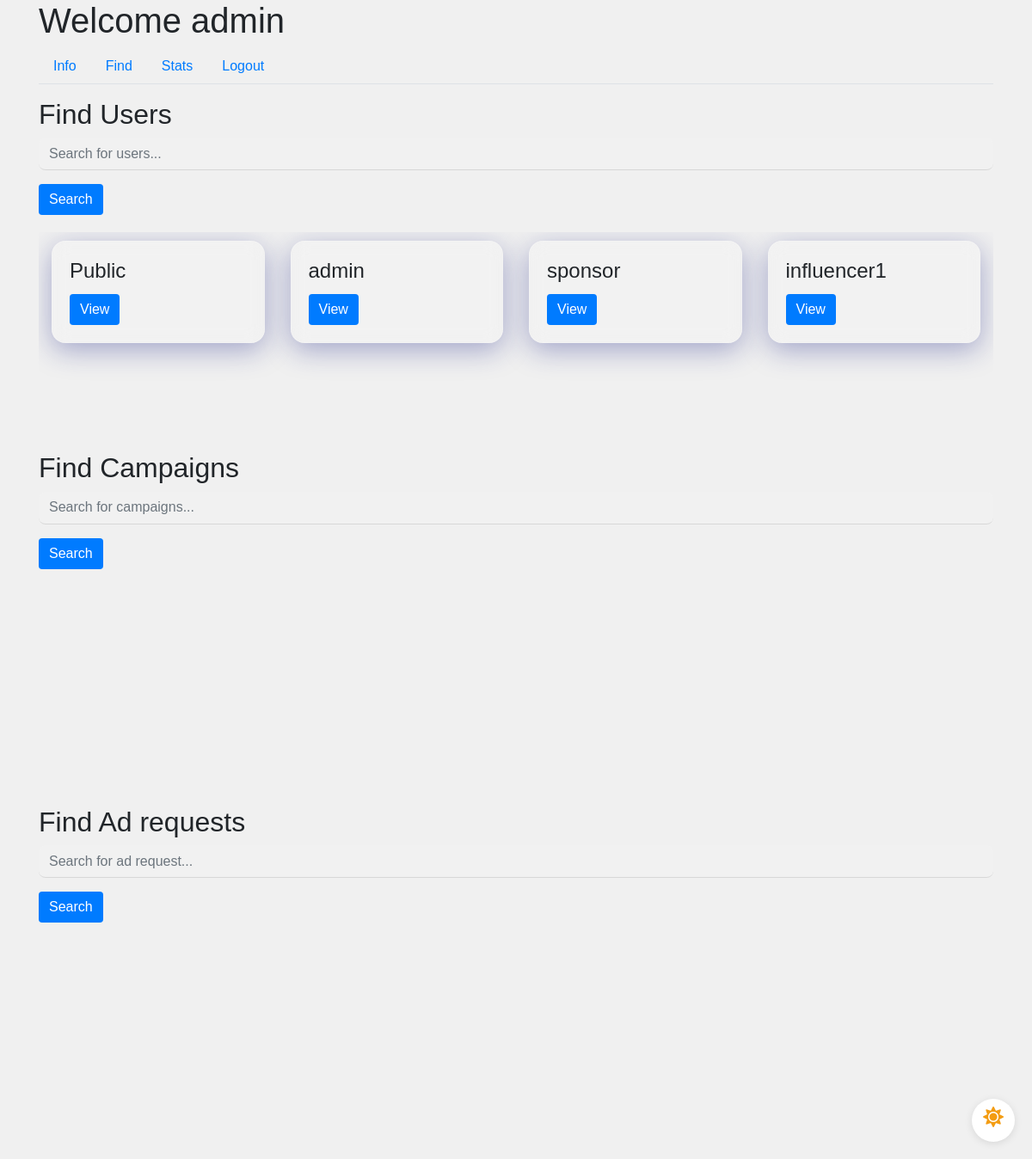
/admin/find (signed in), run on an earlier commit of the app's database.
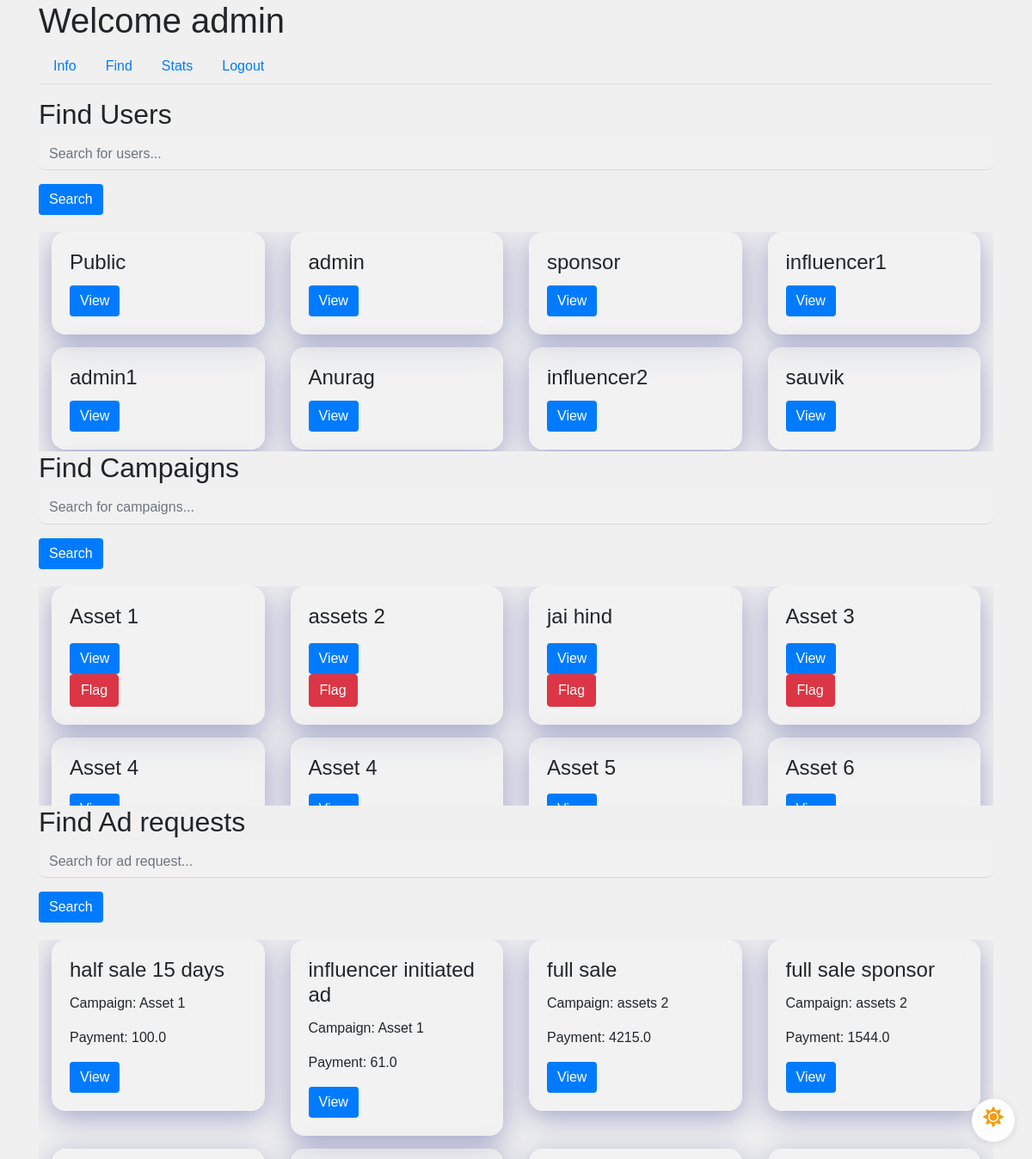
And on a later commit of the database.
### app/models.py (models this page shows, shortened)
class User(UserMixin, db.Model):
    id = db.Column(db.Integer, primary_key=True)
    username = db.Column(db.String(64), unique=True, nullable=False)
    email = db.Column(db.String(120), unique=True, nullable=False)
    password_hash = db.Column(db.String(128), nullable=False)
    role = db.Column(db.String(20), nullable=False)
    industry = db.Column(db.String(120))  # For Sponsors
    platforms = db.Column(db.Text)  # For Influencers
    category = db.Column(db.String(120))  # For Influencers
    niche = db.Column(db.String(120))  # For Influencers
    profile_pic = db.Column(db.String(20), nullable=False, default='download.png')
    flag = db.Column(db.Boolean, default=False, nullable=False)  # Add flag column

class Campaign(db.Model):
    id = db.Column(db.Integer, primary_key=True)
    name = db.Column(db.String(100), nullable=False)
    description = db.Column(db.Text, nullable=False)
    budget = db.Column(db.Float, nullable=False)
    visibility = db.Column(db.String(10), nullable=False)  # 'public', 'private'
    start_date = db.Column(db.Date, nullable=False)
    end_date = db.Column(db.Date, nullable=False)
    user_id = db.Column(db.Integer, db.ForeignKey('user.id'), nullable=False)
    ad_requests = db.relationship('AdRequest', backref='campaign', lazy=True)
    flag = db.Column(db.Boolean, default=False, nullable=False)  # Add flag column

class AdRequest(db.Model):
    id = db.Column(db.Integer, primary_key=True)
    campaign_id = db.Column(db.Integer, db.ForeignKey('campaign.id'), nullable=False)
    influencer_id = db.Column(db.Integer, db.ForeignKey('user.id'), nullable=False)
    requirements = db.Column(db.Text, nullable=False)
    payment_amount = db.Column(db.Float, nullable=False)
    status_influencer = db.Column(db.String(10), nullable=False)
    status_sponsor = db.Column(db.String(10), nullable=False)

### app/routes.py (the view)
@main.route('/admin/find')
@login_required
def admin_find():
    if current_user.role == 'admin':
        campaigns = Campaign.query.all()
        ad_requests = AdRequest.query.all()
        search_query1 = request.args.get('search-user','')
        if search_query1:
            users = User.query.filter(
                or_(
                    User.username.ilike(f"%{search_query1}%"),
                    User.platforms.ilike(f"%{search_query1}%"),
                    User.role.ilike(f"%{search_query1}%"),
                    User.industry.ilike(f"%{search_query1}%"),
                    User.category.ilike(f"%{search_query1}%"),
                    User.niche.ilike(f"%{search_query1}%"),
                    User.flag.ilike(f"%{search_query1}%")
                )
            )
        else:
            users = User.query.all()
        search_query2 = request.args.get('search-campaign','')
        if search_query2:
            campaigns = Campaign.query.filter(
                or_(
                    Campaign.name.ilike(f'%{search_query2}%'),
                    Campaign.description.ilike(f'%{search_query2}%'),
                    Campaign.budget.ilike(f'%{search_query2}%'),
                    Campaign.visibility.ilike(f'%{search_query2}%'),
                    Campaign.start_date.ilike(f'%{search_query2}%'),
                    Campaign.end_date.ilike(f'%{search_query2}%'),
                    Campaign.flag.ilike(f'%{search_query2}%')
                )
            )
        else:
            campaigns = Campaign.query.all()
        search_query3 = request.args.get('search-adrequest','')
        if search_query3:
            ad_requests = AdRequest.query.filter(or_((AdRequest.requirements.ilike(f'%{search_query3}%')),(AdRequest.payment_amount.ilike(f'%{search_query3}%')),(AdRequest.status_influencer.ilike(f'%{search_query3}%')),(AdRequest.status_sponsor.ilike(f'%{search_query3}%'))))
        else:
            ad_requests = AdRequest.query.all()
        return render_template('admin_find.html', users=users, campaigns=campaigns, ad_requests=ad_requests)
    return redirect(url_for('main.dashboard'))

### app/models.py (called while the page is built)
@login_manager.user_loader
def load_user(user_id):
    return User.query.get(int(user_id))

### app/templates/admin_find.html (shortened to what this page needs)
{% extends "admin_dashboard.html" %}
{% block tab_content %}
<h2>Find Users</h2>
<form method="GET" action="{{ url_for('main.admin_find') }}">
    <div class="form-group">
        <input type="text" name="search-user" class="form-control" placeholder="Search for users...">
    </div>
    <button type="submit" class="btn btn-primary">Search</button>
</form>
<div class="admin-profile-padding"></div>
<div class="scrollable-container">
    <div class="row-container">
        {% for user in users %}
        <div class="col-md-3">
            <div class="request-box card glassmorphism">
                <div class="card-body">
                    <h4 class="card-title">{{ user.username }}</h4>
                    {% if user.role == 'influencer' %}
                    <button class="btn btn-primary" data-toggle="modal" data-target="#influencerModal" data-id="{{ user.id }}">View</button>
                    {% elif user.role == 'admin' %}
                    <button class="btn btn-primary" data-toggle="modal" data-target="#adminModal" data-id="{{ user.id }}">View</button>
                    {% elif user.role == 'sponsor' %}
                    <button class="btn btn-primary" data-toggle="modal" data-target="#sponsorModal" data-id="{{ user.id }}">View</button>
                    {% else %}
                    <p> Sorry user type mismatch </p>
                    {% endif %}
                </div>
            </div>
        </div>
        {% endfor %}
    </div>
</div>
<h2>Find Campaigns</h2>
<form method="GET" action="{{ url_for('main.admin_find') }}">
    <div class="form-group">
        <input type="text" name="search-campaign" class="form-control" placeholder="Search for campaigns...">
    </div>
    <button type="submit" class="btn btn-primary">Search</button>
</form>
<div class="admin-profile-padding"></div>
<div class="scrollable-container">
    <div class="row-container">
        {% for campaign in campaigns %}
        <div class="col-md-3">
            <div class="request-box card glassmorphism">
                <div class="card-body">
                    <h4 class="card-title">{{ campaign.name }}</h4>
                    {% if campaign.flag == 0 %}
                    <button class="btn btn-primary" data-toggle="modal" data-target="#campaignModal" data-id="{{ campaign.id }}">View</button>
                        <form method="POST" action="{{ url_for('main.flag_campaign', id=campaign.id) }}">
                            <button type="submit" class="btn btn-danger">Flag</button>
                        </form>
                    {% endif %}
                </div>
            </div>
        </div>
        {% endfor %}
    </div>
</div>
<h2>Find Ad requests</h2>
<form method="GET" action="{{ url_for('main.admin_find') }}">
    <div class="form-group">
        <input type="text" name="search-adrequest" class="form-control" placeholder="Search for ad request...">
    </div>
    <button type="submit" class="btn btn-primary">Search</button>
</form>
<div class="admin-profile-padding"></div>
<div class="scrollable-container">
    <div class="row-container">
        {% for request in ad_requests %}
        <div class="col-md-3">
            <div class="request-box card glassmorphism">
                <div class="card-body">
                    <h4 class="card-title">{{ request.requirements }}</h4>
                    <p class="card-text">Campaign: {{ request.campaign.name }}</p>
                    <p class="card-text">Payment: {{ request.payment_amount }}</p>
                    <button class="btn btn-primary" data-toggle="modal" data-target="#adRequestModal" data-id="{{ request.id }}">View</button>
                </div>
            </div>
        </div>
        {% endfor %}
    </div>
</div>
{% endblock %}

### app/templates/admin_dashboard.html (shortened to what this page needs)
{% extends "base.html" %}
{% block content %}
<div class="dark-mode-toggle">
    <label for="darkSwitch" class="toggle-label">
        <i class="fas fa-sun light-mode-icon"></i>
    </label>
</div>
<h1>Welcome {{ current_user.username }}</h1>
<ul class="nav nav-tabs">
    <li class="nav-item">
        <a class="nav-link" href="{{ url_for('main.admin_info') }}">Info</a>
    </li>
    <li class="nav-item">
        <a class="nav-link" href="{{ url_for('main.admin_find') }}">Find</a>
    </li>
    <li class="nav-item">
        <a class="nav-link" href="{{ url_for('main.admin_stats') }}">Stats</a>
    </li>
    <li class="nav-item">
        <a class="nav-link" href="{{ url_for('main.logout') }}">Logout</a>
    </li>
</ul>
<div class="tab-content mt-3">
    {% block tab_content %}{% endblock %}
</div>
{% endblock %}

What changed in the data, as far as the page shows it:
added User: username "admin1"
added User: username "Anurag"
added User: username "influencer2"
added User: username "sauvik"
added Campaign: name "Asset 1"
added Campaign: name "assets 2"
added Campaign: name "jai hind"
added Campaign: name "Asset 3"
added Campaign: name "Asset 4"
added Campaign: name "Asset 4"
added Campaign: name "Asset 5"
added Campaign: name "Asset 6"
added AdRequest: requirements "half sale 15 days", campaign.name "Asset 1", payment_amount "100.0"
added AdRequest: requirements "influencer initiated ad", campaign.name "Asset 1", payment_amount "61.0"
added AdRequest: requirements "full sale", campaign.name "assets 2", payment_amount "4215.0"
added AdRequest: requirements "full sale sponsor", campaign.name "assets 2", payment_amount "1544.0"
